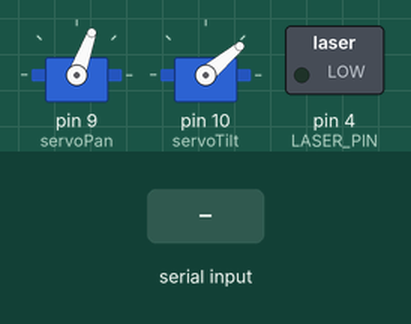
Simulated run of this sketch. Board: Arduino Uno, built with avr-gcc and run on an emulated ATmega328P. Shown: 2 × servo, switched loads named in the sketch (green lamp = pin HIGH). Inputs (shaded band) come from the test bench.

Above: at 1.2 s.
1.3 s: "LON,1\n" received over Serial
At 2.4 s:
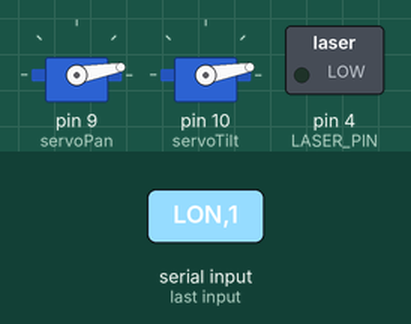
2.8 s: "LON,150\n" received over Serial
At 3.6 s:
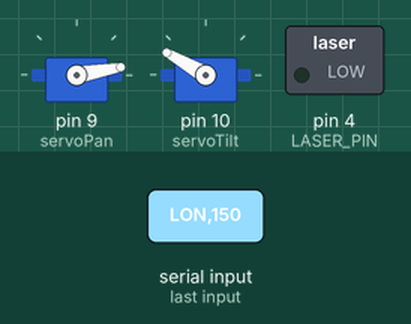
4.3 s: "LON\n" received over Serial
At 4.6 s:
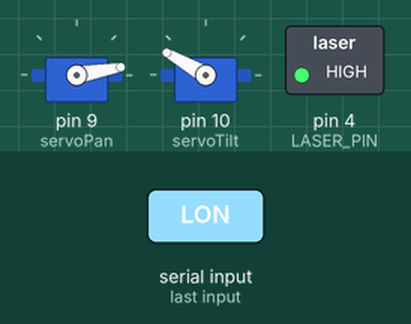
5.8 s: "LOFF,1\n" received over Serial
At 7.0 s:
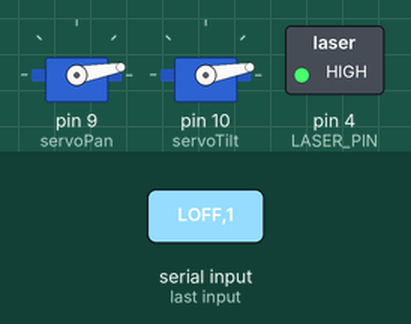
7.3 s: "90,45\n" received over Serial
At 8.1 s:
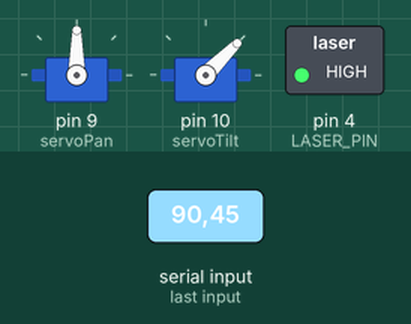
8.8 s: "LOFF\n" received over Serial
At 9.3 s:
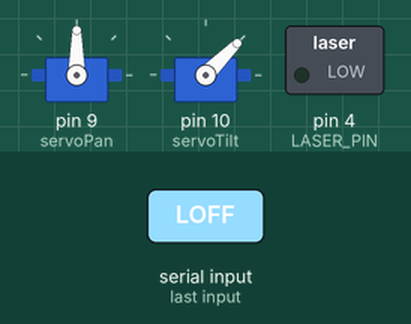
Timing chart, 0 to 11.3 s (numbered marks = the images above; inputs shaded):
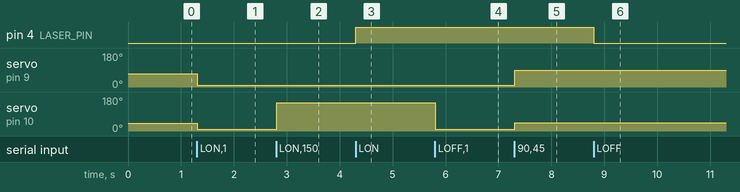

Measured:
- after the input at 1.3 s, servo on pin 9 (servoPan): 70° → 10° at once; servo on pin 10 (servoTilt): 40° → 10° at once
- after the input at 2.8 s, servo on pin 10 (servoTilt): 10° → 150° at once
- after the input at 4.3 s, pin 4 (LASER_PIN): LOW → HIGH at once
- after the input at 5.8 s, servo on pin 10 (servoTilt): 150° → 10° at once
- after the input at 7.3 s, servo on pin 9 (servoPan): 10° → 90° at once; servo on pin 10 (servoTilt): 10° → 45° at once
- after the input at 8.8 s, pin 4 (LASER_PIN): HIGH → LOW at once

The sketch:

T.ino
```cpp
#include <Servo.h>

Servo servoPan;
Servo servoTilt;
#define LASER_PIN 4

int pan = 70;
int tilt = 40;

String input = "";

void setup() {
  Serial.begin(9600);

  servoPan.attach(9);
  servoTilt.attach(10);

  servoPan.write(pan);
  servoTilt.write(tilt);

  pinMode(LASER_PIN, OUTPUT);
  digitalWrite(LASER_PIN, LOW);
}

void loop() {
  while (Serial.available()) {
    char c = Serial.read();

    if (c == '\n') {
      processCommand(input);
      input = "";
    } else {
      input += c;
    }
  }
}

void processCommand(String cmd) {
  cmd.trim();

  // ── LASER COMMANDS ─────────────────────
  if (cmd == "LON") {
    digitalWrite(LASER_PIN, HIGH);
    return;
  }

  if (cmd == "LOFF") {
    digitalWrite(LASER_PIN, LOW);
    return;
  }

  // ── SERVO COMMAND ──────────────────────
  int commaIndex = cmd.indexOf(',');

  if (commaIndex == -1) return;

  int newPan  = cmd.substring(0, commaIndex).toInt();
  int newTilt = cmd.substring(commaIndex + 1).toInt();

  pan  = constrain(newPan,  10, 170);
  tilt = constrain(newTilt, 10, 160);

  servoPan.write(pan);
  servoTilt.write(tilt);
}
```
